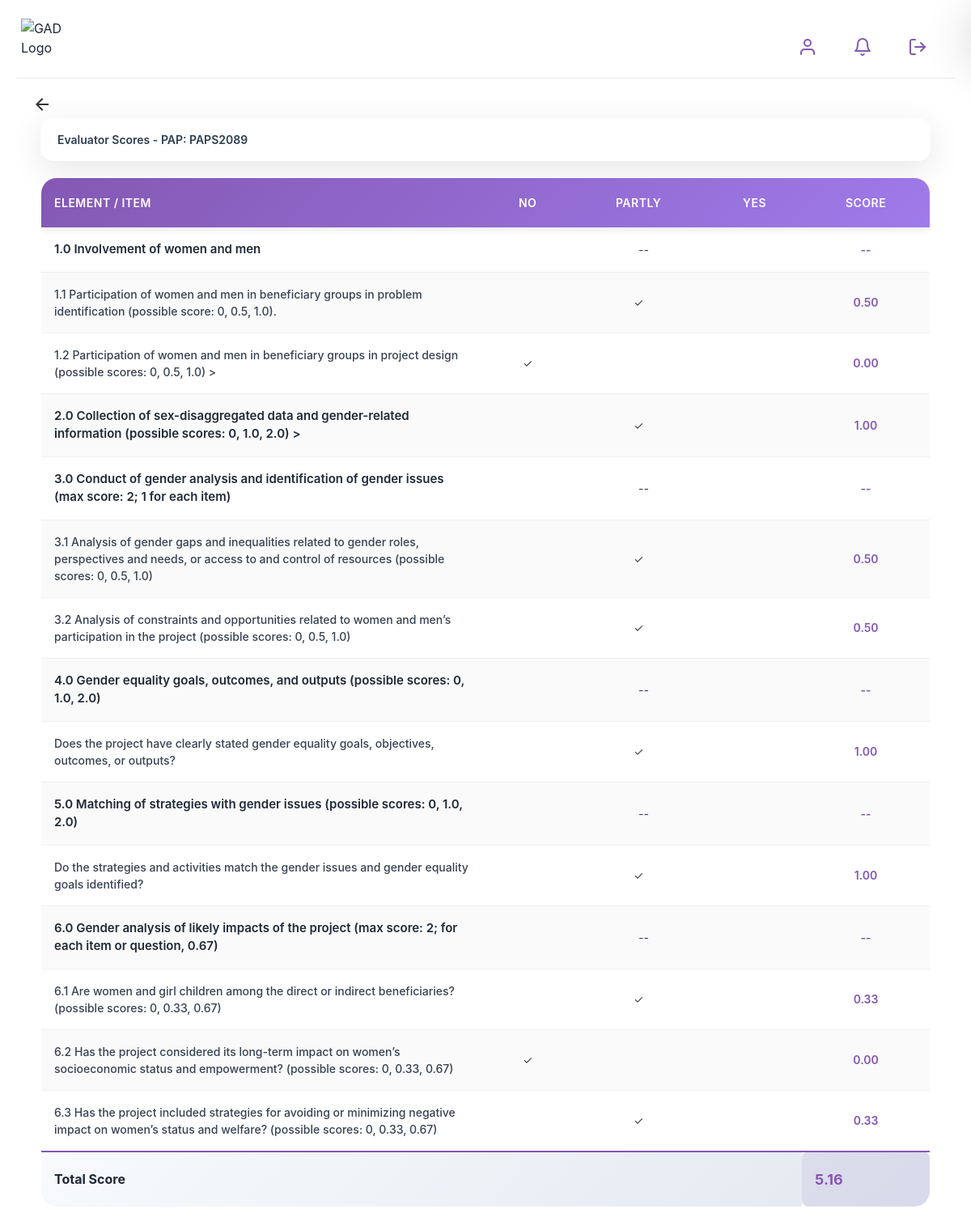
/view_scores.php?papsID=PAPS2089 (signed in), run on the app's committed database.
### tables this page shows
CREATE TABLE IF NOT EXISTS `scoresheet` (
  `itemID` varchar(10) NOT NULL,
  `item` text NOT NULL,
  `subitem` text,
  `adminID` varchar(10) NOT NULL,
  `yesValue` decimal(5,2) NOT NULL,
  `noValue` decimal(5,2) NOT NULL,
  `partlyValue` decimal(5,2) NOT NULL,
  PRIMARY KEY (`itemID`),
  KEY `adminID` (`adminID`)
);

### view_scores.php (the view, shortened to what this page needs)
<?php
include 'db_connection.php';
$papsID = $_GET['papsID'] ?? null;
$conn = new mysqli($host, $user, $pass, $db);
$evaluatorID = ($_SESSION['user_id']);
$stmt = $conn->prepare("
    SELECT s.itemID, sc.score
    FROM Score sc
    JOIN Scoresheet s ON sc.itemID = s.itemID
    WHERE sc.papsID = ? AND sc.evaluatorID = ?
");
$stmt->bind_param("ss", $papsID, $evaluatorID);
$stmt->execute();
$scoresResult = $stmt->get_result();
$scores = [];
$totalScore = 0;
while ($row = $scoresResult->fetch_assoc()) {
    $scores[$row['itemID']] = $row['score'];
    $totalScore += floatval($row['score']);
}
$stmt = $conn->prepare("SELECT DISTINCT versionID FROM Score WHERE papsID = ? AND evaluatorID = ?");
$stmt->bind_param("ss", $papsID, $evaluatorID);
$stmt->execute();
$result = $stmt->get_result();
$row = $result->fetch_assoc();
$versionID = $row['versionID'] ?? '';
$stmt = $conn->prepare("
    SELECT s.*
    FROM ScoresheetVersions sv
    JOIN Scoresheet s ON sv.itemID = s.itemID
    WHERE sv.versionID = ?
    ORDER BY CAST(SUBSTRING_INDEX(s.item, '.', 1) AS UNSIGNED), s.itemID
");
$stmt->bind_param("s", $versionID);
$stmt->execute();
$result = $stmt->get_result();
$scoresheet = [];
while ($row = $result->fetch_assoc()) {
    $item = $row['item'];
    $subitem = $row['subitem'];
    if (!isset($scoresheet[$item])) {
        $scoresheet[$item] = [
            'parent' => $row,
            'subitems' => [],
        ];
    }
    if (!empty($subitem)) {
        $scoresheet[$item]['subitems'][] = $row;
    }
}
?>
<!DOCTYPE html>
<html>
<head>
  <link rel="stylesheet" href="globalstyles.css">
</head>
<body style="overflow: hidden;">
 <div class="view" style="min-height: 90vh; margin:0 auto; padding:20px; box-sizing:border-box;">
        <div class="header">
            <div class="logo">
                <div class="logo-icon">
                    <img src="img/logo.svg" alt="GAD Logo" width="80" height="80">
                </div>
            </div>
           <div class="header-actions">
                <div class="header-icon-container">
                    <button class="icon-button">
                    </button>
                </div>
                    <div class="header-icon-container">
                    <button class="icon-button" id="notification-button" title="Notifications">
                    </button>
                </div>
                <div class="header-icon-container">
                    <button class="icon-button" id="menu-button" title="Log out">
                    </button>
                </div>
            </div>
        </div>
      <div class="subheader-container">
        <div class="subheader-header">
            <div class="header-left">
                <a href="evalhome.php" class="back-icon">
                    <svg width="24" height="24" viewBox="0 0 24 24" fill="none" xmlns="http://www.w3.org/2000/svg">
                        <path d="M20 11H7.83L13.42 5.41L12 4L4 12L12 20L13.41 18.59L7.83 13H20V11Z" fill="#333333"/>
                    </svg>
                </a>
            </div>
        </div>
    </div>
<h2>Evaluator Scores - PAP: <?= htmlspecialchars($papsID) ?></h2>
<div class="table-container" style="height: 100vh !important; overflow: auto;">
<table class="sticky-header">
    <thead>
        <tr>
            <th>Element / Item</th>
            <th>No</th>
            <th>Partly</th>
            <th>Yes</th>
            <th>Score</th>
        </tr>
    </thead>
    <tbody>
    <?php foreach ($scoresheet as $group): ?>
        <tr>
            <td class="left"><strong><?= htmlspecialchars($group['parent']['item']) ?></strong></td>
            <?php if (count($group['subitems']) === 0): ?>
                <td><?= ($scores[$group['parent']['itemID']] == $group['parent']['noValue']) ? '✓' : '' ?></td>
                <td><?= ($scores[$group['parent']['itemID']] == $group['parent']['partlyValue']) ? '✓' : '' ?></td>
                <td><?= ($scores[$group['parent']['itemID']] == $group['parent']['yesValue']) ? '✓' : '' ?></td>
                <td><?= number_format($scores[$group['parent']['itemID']] ?? 0, 2) ?></td>
            <?php else: ?>
                <td colspan="3" style="text-align: center;">--</td>
                <td>--</td>
            <?php endif; ?>
        </tr>
        <?php
        usort($group['subitems'], function($a, $b) {
            return floatval(preg_replace('/[^0-9.]/', '', $a['subitem'])) <=> floatval(preg_replace('/[^0-9.]/', '', $b['subitem']));
        });
        foreach ($group['subitems'] as $sub): ?>
        <tr>
            <td class="left"><?= htmlspecialchars($sub['subitem']) ?></td>
            <td><?= ($scores[$sub['itemID']] == $sub['noValue']) ? '✓' : '' ?></td>
            <td><?= ($scores[$sub['itemID']] == $sub['partlyValue']) ? '✓' : '' ?></td>
            <td><?= ($scores[$sub['itemID']] == $sub['yesValue']) ? '✓' : '' ?></td>
            <td><?= number_format($scores[$sub['itemID']] ?? 0, 2) ?></td>
        </tr>
        <?php endforeach; ?>
    <?php endforeach; ?>
    </tbody>
    <tfoot>
        <tr>
            <td colspan="4" class="total">Total Score</td>
            <td class="total"><?= number_format($totalScore, 2) ?></td>
        </tr>
    </tfoot>
</table>
</div>
  </div>
</body>
</html>

### globalstyles.css (style rules this page uses)
* { margin: 0; padding: 0; box-sizing: border-box; font-family: -apple-system, BlinkMacSystemFont, 'Segoe UI', Roboto, Oxygen, Ubuntu, Cantarell, sans-serif; }
body { font-family: -apple-system, BlinkMacSystemFont, 'Segoe UI', Roboto, Oxygen, Ubuntu, Cantarell, sans-serif; background-color: #f8fafc; color: #1e293b; line-height: 1.5; }
.view { width: 100vw; min-height: 100vh; background-color: white; box-shadow: 0 0 10px rgba(0, 0, 0, 0.1); display: flex; flex-direction: column; }
.header { display: flex; justify-content: space-between; align-items: center; padding: 20px; background-color: white; border-bottom: 1px solid #eaeaea; }
.logo { display: flex; align-items: center; margin-top: 10px; }
.logo-icon { width: 40px; height: 40px; display: flex; align-items: center; margin-left: -10px; }
.header-actions { display: flex; gap: 20px; }
.icon-button { background: none; border: none; cursor: pointer; width: 60px; height: 60px; display: flex; align-items: center; justify-content: center; border-radius: 50%; transition: background-color 0.3s; }
.subheader-container { padding: 20px; }
.header-left { display: flex; align-items: center; }
.back-icon { margin-right: 15px; display: flex; align-items: center; }
.header-icon-container { display: flex; flex-direction: column; align-items: center; }

### view_scores.php (style rules this page uses)
* { margin: 0; padding: 0; box-sizing: border-box; font-weight: 400; }
body { font-family: 'Inter', -apple-system, BlinkMacSystemFont, 'Segoe UI', Roboto, sans-serif; min-height: 100vh; overflow-x: hidden; }
.header { display: flex; justify-content: space-between; align-items: center; padding: 8px 16px; }
.header-actions { display: flex; gap: 8px; }
.icon-button { padding: 4px; }
.logo { margin-right: 90px; }
h2 { background: rgba(255, 255, 255, 0.95); backdrop-filter: blur(20px); border-radius: 16px; padding: 15px 20px; margin: 20px 30px; color: #2c3e50; font-size: 14px; font-weight: 600; box-shadow: 0 10px 40px rgba(0, 0, 0, 0.1); border: 1px solid rgba(255, 255, 255, 0.3); text-align: left; margin-top: -15px; }
.table-container { background: rgba(255, 255, 255, 0.98); backdrop-filter: blur(20px); border-radius: 20px; margin: 0 30px 30px; border: 1px solid rgba(255, 255, 255, 0.3); max-height: calc(100vh - 280px); position: relative; }
table { width: 100%; border-collapse: collapse; font-size: 14px; background: transparent; }
.sticky-header thead { position: sticky; top: 0; z-index: 100; background: linear-gradient(135deg, #8458B3 0%, #9F7AEA 100%); box-shadow: 0 2px 10px rgba(0, 0, 0, 0.1); }
.sticky-header thead th { padding: 20px 16px; color: #ffffff; font-weight: 600; text-align: center; border-bottom: none; font-size: 14px; letter-spacing: 0.5px; text-transform: uppercase; }
.sticky-header thead th:first-child { text-align: left; width: 50%; }
tbody tr { transition: all 0.2s ease; border-bottom: 1px solid rgba(0, 0, 0, 0.05); }
tbody tr:nth-child(even) { background: rgba(0, 0, 0, 0.02); }
tbody td { padding: 16px; border-bottom: 1px solid rgba(0, 0, 0, 0.05); text-align: center; color: #374151; font-size: 14px; }
tbody td.left { text-align: left; font-weight: 500; }
tbody td strong { color: #1f2937; font-weight: 600; font-size: 15px; }
tbody td:last-child { font-weight: 600; color: #8458B3; }
tfoot { background: linear-gradient(135deg, #f8fafc 0%, #e2e8f0 100%); border-top: 2px solid #8458B3; }
tfoot td { padding: 20px 16px; font-weight: 700; font-size: 16px; color: #1f2937; }
tfoot td.total:last-child { color: #8458B3; font-size: 18px; background: rgba(132, 88, 179, 0.1); border-radius: 8px; }

### data on the page
scoresheet: item "1.0 Involvement of women and men", subitem "1.1 Participation of women and men in beneficiary groups in problem identification (possible score: 0, 0.5, 1.0).", itemID "0.50"
scoresheet: subitem "1.2 Participation of women and men in beneficiary groups in project design (possible scores: 0, 0.5, 1.0) >", itemID "0.00"
scoresheet: item "2.0 Collection of sex-disaggregated data and gender-related information (possible scores: 0, 1.0, 2.0) >", itemID "1.00"
scoresheet: item "3.0 Conduct of gender analysis and identification of gender issues (max score: 2; 1 for each item)", subitem "3.1 Analysis of gender gaps and inequalities related to gender roles, perspectives and needs, or access to and control of resources (possible scores: 0, 0.5, 1.0)", itemID "0.50"
scoresheet: subitem "3.2 Analysis of constraints and opportunities related to women and men’s participation in the project (possible scores: 0, 0.5, 1.0)", itemID "0.50"
scoresheet: item "4.0 Gender equality goals, outcomes, and outputs (possible scores: 0, 1.0, 2.0)", subitem "Does the project have clearly stated gender equality goals, objectives, outcomes, or outputs?", itemID "1.00"
scoresheet: item "5.0 Matching of strategies with gender issues (possible scores: 0, 1.0, 2.0)", subitem "Do the strategies and activities match the gender issues and gender equality goals identified?", itemID "1.00"
scoresheet: item "6.0 Gender analysis of likely impacts of the project (max score: 2; for each item or question, 0.67)", subitem "6.1 Are women and girl children among the direct or indirect beneficiaries? (possible scores: 0, 0.33, 0.67)", itemID "0.33"
scoresheet: subitem "6.2 Has the project considered its long-term impact on women’s socioeconomic status and empowerment? (possible scores: 0, 0.33, 0.67)", itemID "0.00"
scoresheet: subitem "6.3 Has the project included strategies for avoiding or minimizing negative impact on women’s status and welfare? (possible scores: 0, 0.33, 0.67)", itemID "0.33"

### other printed values
$papsID "PAPS2089"
$totalScore "5.16"
